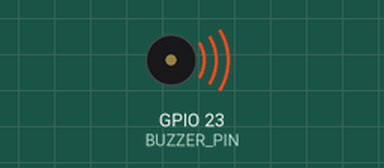
Bench run of a sketch on a simulated ESP32. Shown: buzzer (waves = sounding). What the sketch prints to the serial monitor is not drawn.

Above: at 0.2 s.
Timing chart, 0 to 3.0 s (numbered marks = the images above):
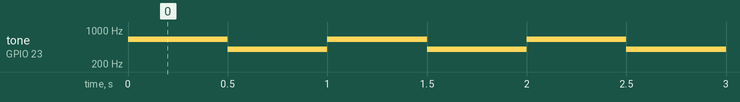

Measured:
- by itself, tone on GPIO 23 (BUZZER_PIN): alternates 650 Hz for 0.50 s and 400 Hz for 0.50 s

The sketch:

Practice_Tone.ino
```cpp
#define BUZZER_PIN 23
#define BUZZER_PWM_CHANNEL 0
#define BUZZER_PWM_RESOLUTION 12

int tone[] = { 650, 400 };
size_t tone_size = sizeof(tone) / sizeof(int);

void setup() {
  Serial.begin(115200);

  pinMode(BUZZER_PIN, OUTPUT);

  ledcSetup(BUZZER_PWM_CHANNEL, tone[0], BUZZER_PWM_RESOLUTION);
  ledcAttachPin(BUZZER_PIN, BUZZER_PWM_CHANNEL);
}

void loop() {
  for(size_t i = 0; i < tone_size; i++) {
    ledcWriteTone(BUZZER_PWM_CHANNEL, tone[i]);
    Serial.println(tone[i]);
    delay(500);
  }
}
```
